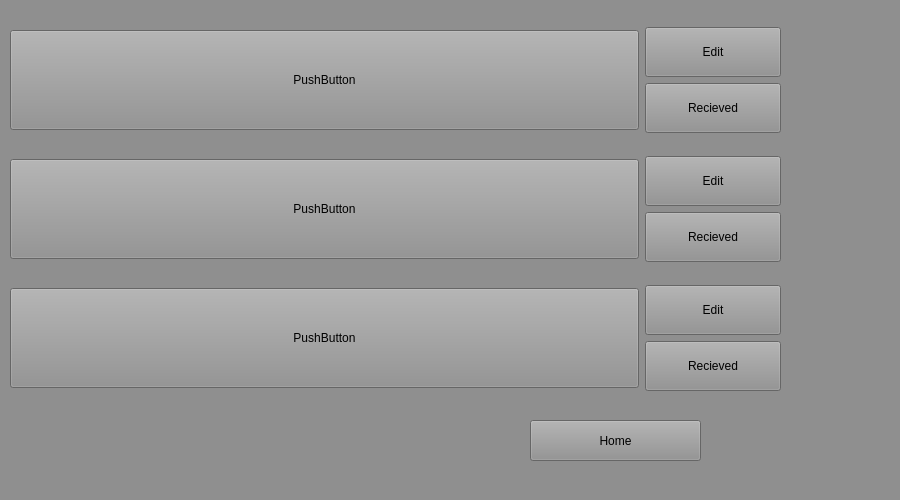
<?xml version="1.0" encoding="UTF-8"?>
<ui version="4.0">
 <class>CategoryButton</class>
 <widget class="QWidget" name="CategoryButton">
  <property name="geometry">
   <rect>
    <x>0</x>
    <y>0</y>
    <width>900</width>
    <height>500</height>
   </rect>
  </property>
  <property name="palette">
   <palette>
    <active>
     <colorrole role="WindowText">
      <brush brushstyle="SolidPattern">
       <color alpha="255">
        <red>0</red>
        <green>0</green>
        <blue>0</blue>
       </color>
      </brush>
     </colorrole>
     <colorrole role="Button">
      <brush brushstyle="SolidPattern">
       <color alpha="255">
        <red>143</red>
        <green>143</green>
        <blue>143</blue>
       </color>
      </brush>
     </colorrole>
     <colorrole role="Light">
      <brush brushstyle="SolidPattern">
       <color alpha="255">
        <red>215</red>
        <green>215</green>
        <blue>215</blue>
       </color>
      </brush>
     </colorrole>
     <colorrole role="Midlight">
      <brush brushstyle="SolidPattern">
       <color alpha="255">
        <red>179</red>
        <green>179</green>
        <blue>179</blue>
       </color>
      </brush>
     </colorrole>
     <colorrole role="Dark">
      <brush brushstyle="SolidPattern">
       <color alpha="255">
        <red>71</red>
        <green>71</green>
        <blue>71</blue>
       </color>
      </brush>
     </colorrole>
     <colorrole role="Mid">
      <brush brushstyle="SolidPattern">
       <color alpha="255">
        <red>95</red>
        <green>95</green>
        <blue>95</blue>
       </color>
      </brush>
     </colorrole>
     <colorrole role="Text">
      <brush brushstyle="SolidPattern">
       <color alpha="255">
        <red>0</red>
        <green>0</green>
        <blue>0</blue>
       </color>
      </brush>
     </colorrole>
     <colorrole role="BrightText">
      <brush brushstyle="SolidPattern">
       <color alpha="255">
        <red>255</red>
        <green>255</green>
        <blue>255</blue>
       </color>
      </brush>
     </colorrole>
     <colorrole role="ButtonText">
      <brush brushstyle="SolidPattern">
       <color alpha="255">
        <red>0</red>
        <green>0</green>
        <blue>0</blue>
       </color>
      </brush>
     </colorrole>
     <colorrole role="Base">
      <brush brushstyle="SolidPattern">
       <color alpha="255">
        <red>255</red>
        <green>255</green>
        <blue>255</blue>
       </color>
      </brush>
     </colorrole>
     <colorrole role="Window">
      <brush brushstyle="SolidPattern">
       <color alpha="255">
        <red>143</red>
        <green>143</green>
        <blue>143</blue>
       </color>
      </brush>
     </colorrole>
     <colorrole role="Shadow">
      <brush brushstyle="SolidPattern">
       <color alpha="255">
        <red>0</red>
        <green>0</green>
        <blue>0</blue>
       </color>
      </brush>
     </colorrole>
     <colorrole role="AlternateBase">
      <brush brushstyle="SolidPattern">
       <color alpha="255">
        <red>199</red>
        <green>199</green>
        <blue>199</blue>
       </color>
      </brush>
     </colorrole>
     <colorrole role="ToolTipBase">
      <brush brushstyle="SolidPattern">
       <color alpha="255">
        <red>255</red>
        <green>255</green>
        <blue>220</blue>
       </color>
      </brush>
     </colorrole>
     <colorrole role="ToolTipText">
      <brush brushstyle="SolidPattern">
       <color alpha="255">
        <red>0</red>
        <green>0</green>
        <blue>0</blue>
       </color>
      </brush>
     </colorrole>
    </active>
    <inactive>
     <colorrole role="WindowText">
      <brush brushstyle="SolidPattern">
       <color alpha="255">
        <red>0</red>
        <green>0</green>
        <blue>0</blue>
       </color>
      </brush>
     </colorrole>
     <colorrole role="Button">
      <brush brushstyle="SolidPattern">
       <color alpha="255">
        <red>143</red>
        <green>143</green>
        <blue>143</blue>
       </color>
      </brush>
     </colorrole>
     <colorrole role="Light">
      <brush brushstyle="SolidPattern">
       <color alpha="255">
        <red>215</red>
        <green>215</green>
        <blue>215</blue>
       </color>
      </brush>
     </colorrole>
     <colorrole role="Midlight">
      <brush brushstyle="SolidPattern">
       <color alpha="255">
        <red>179</red>
        <green>179</green>
        <blue>179</blue>
       </color>
      </brush>
     </colorrole>
     <colorrole role="Dark">
      <brush brushstyle="SolidPattern">
       <color alpha="255">
        <red>71</red>
        <green>71</green>
        <blue>71</blue>
       </color>
      </brush>
     </colorrole>
     <colorrole role="Mid">
      <brush brushstyle="SolidPattern">
       <color alpha="255">
        <red>95</red>
        <green>95</green>
        <blue>95</blue>
       </color>
      </brush>
     </colorrole>
     <colorrole role="Text">
      <brush brushstyle="SolidPattern">
       <color alpha="255">
        <red>0</red>
        <green>0</green>
        <blue>0</blue>
       </color>
      </brush>
     </colorrole>
     <colorrole role="BrightText">
      <brush brushstyle="SolidPattern">
       <color alpha="255">
        <red>255</red>
        <green>255</green>
        <blue>255</blue>
       </color>
      </brush>
     </colorrole>
     <colorrole role="ButtonText">
      <brush brushstyle="SolidPattern">
       <color alpha="255">
        <red>0</red>
        <green>0</green>
        <blue>0</blue>
       </color>
      </brush>
     </colorrole>
     <colorrole role="Base">
      <brush brushstyle="SolidPattern">
       <color alpha="255">
        <red>255</red>
        <green>255</green>
        <blue>255</blue>
       </color>
      </brush>
     </colorrole>
     <colorrole role="Window">
      <brush brushstyle="SolidPattern">
       <color alpha="255">
        <red>143</red>
        <green>143</green>
        <blue>143</blue>
       </color>
      </brush>
     </colorrole>
     <colorrole role="Shadow">
      <brush brushstyle="SolidPattern">
       <color alpha="255">
        <red>0</red>
        <green>0</green>
        <blue>0</blue>
       </color>
      </brush>
     </colorrole>
     <colorrole role="AlternateBase">
      <brush brushstyle="SolidPattern">
       <color alpha="255">
        <red>199</red>
        <green>199</green>
        <blue>199</blue>
       </color>
      </brush>
     </colorrole>
     <colorrole role="ToolTipBase">
      <brush brushstyle="SolidPattern">
       <color alpha="255">
        <red>255</red>
        <green>255</green>
        <blue>220</blue>
       </color>
      </brush>
     </colorrole>
     <colorrole role="ToolTipText">
      <brush brushstyle="SolidPattern">
       <color alpha="255">
        <red>0</red>
        <green>0</green>
        <blue>0</blue>
       </color>
      </brush>
     </colorrole>
    </inactive>
    <disabled>
     <colorrole role="WindowText">
      <brush brushstyle="SolidPattern">
       <color alpha="255">
        <red>71</red>
        <green>71</green>
        <blue>71</blue>
       </color>
      </brush>
     </colorrole>
     <colorrole role="Button">
      <brush brushstyle="SolidPattern">
       <color alpha="255">
        <red>143</red>
        <green>143</green>
        <blue>143</blue>
       </color>
      </brush>
     </colorrole>
     <colorrole role="Light">
      <brush brushstyle="SolidPattern">
       <color alpha="255">
        <red>215</red>
        <green>215</green>
        <blue>215</blue>
       </color>
      </brush>
     </colorrole>
     <colorrole role="Midlight">
      <brush brushstyle="SolidPattern">
       <color alpha="255">
        <red>179</red>
        <green>179</green>
        <blue>179</blue>
       </color>
      </brush>
     </colorrole>
     <colorrole role="Dark">
      <brush brushstyle="SolidPattern">
       <color alpha="255">
        <red>71</red>
        <green>71</green>
        <blue>71</blue>
       </color>
      </brush>
     </colorrole>
     <colorrole role="Mid">
      <brush brushstyle="SolidPattern">
       <color alpha="255">
        <red>95</red>
        <green>95</green>
        <blue>95</blue>
       </color>
      </brush>
     </colorrole>
     <colorrole role="Text">
      <brush brushstyle="SolidPattern">
       <color alpha="255">
        <red>71</red>
        <green>71</green>
        <blue>71</blue>
       </color>
      </brush>
     </colorrole>
     <colorrole role="BrightText">
      <brush brushstyle="SolidPattern">
       <color alpha="255">
        <red>255</red>
        <green>255</green>
        <blue>255</blue>
       </color>
      </brush>
     </colorrole>
     <colorrole role="ButtonText">
      <brush brushstyle="SolidPattern">
       <color alpha="255">
        <red>71</red>
        <green>71</green>
        <blue>71</blue>
       </color>
      </brush>
     </colorrole>
     <colorrole role="Base">
      <brush brushstyle="SolidPattern">
       <color alpha="255">
        <red>143</red>
        <green>143</green>
        <blue>143</blue>
       </color>
      </brush>
     </colorrole>
     <colorrole role="Window">
      <brush brushstyle="SolidPattern">
       <color alpha="255">
        <red>143</red>
        <green>143</green>
        <blue>143</blue>
       </color>
      </brush>
     </colorrole>
     <colorrole role="Shadow">
      <brush brushstyle="SolidPattern">
       <color alpha="255">
        <red>0</red>
        <green>0</green>
        <blue>0</blue>
       </color>
      </brush>
     </colorrole>
     <colorrole role="AlternateBase">
      <brush brushstyle="SolidPattern">
       <color alpha="255">
        <red>143</red>
        <green>143</green>
        <blue>143</blue>
       </color>
      </brush>
     </colorrole>
     <colorrole role="ToolTipBase">
      <brush brushstyle="SolidPattern">
       <color alpha="255">
        <red>255</red>
        <green>255</green>
        <blue>220</blue>
       </color>
      </brush>
     </colorrole>
     <colorrole role="ToolTipText">
      <brush brushstyle="SolidPattern">
       <color alpha="255">
        <red>0</red>
        <green>0</green>
        <blue>0</blue>
       </color>
      </brush>
     </colorrole>
    </disabled>
   </palette>
  </property>
  <property name="windowTitle">
   <string>Form</string>
  </property>
  <widget class="QPushButton" name="pushButton_home">
   <property name="geometry">
    <rect>
     <x>530</x>
     <y>420</y>
     <width>171</width>
     <height>41</height>
    </rect>
   </property>
   <property name="text">
    <string>Home</string>
   </property>
  </widget>
  <widget class="QWidget" name="layoutWidget">
   <property name="geometry">
    <rect>
     <x>10</x>
     <y>10</y>
     <width>771</width>
     <height>401</height>
    </rect>
   </property>
   <layout class="QVBoxLayout" name="verticalLayout">
    <item>
     <layout class="QHBoxLayout" name="horizontalLayout">
      <item>
       <widget class="QPushButton" name="pushButton_item1">
        <property name="minimumSize">
         <size>
          <width>629</width>
          <height>100</height>
         </size>
        </property>
        <property name="text">
         <string>PushButton</string>
        </property>
       </widget>
      </item>
      <item>
       <layout class="QVBoxLayout" name="verticalLayout_2">
        <item>
         <widget class="QPushButton" name="pushButton_edit1">
          <property name="minimumSize">
           <size>
            <width>75</width>
            <height>50</height>
           </size>
          </property>
          <property name="text">
           <string>Edit</string>
          </property>
         </widget>
        </item>
        <item>
         <widget class="QPushButton" name="pushButton_rec1">
          <property name="minimumSize">
           <size>
            <width>0</width>
            <height>50</height>
           </size>
          </property>
          <property name="text">
           <string>Recieved</string>
          </property>
         </widget>
        </item>
       </layout>
      </item>
     </layout>
    </item>
    <item>
     <layout class="QHBoxLayout" name="horizontalLayout_2">
      <item>
       <widget class="QPushButton" name="pushButton_item2">
        <property name="minimumSize">
         <size>
          <width>629</width>
          <height>100</height>
         </size>
        </property>
        <property name="text">
         <string>PushButton</string>
        </property>
       </widget>
      </item>
      <item>
       <layout class="QVBoxLayout" name="verticalLayout_4">
        <item>
         <widget class="QPushButton" name="pushButton_edit2">
          <property name="minimumSize">
           <size>
            <width>75</width>
            <height>50</height>
           </size>
          </property>
          <property name="text">
           <string>Edit</string>
          </property>
         </widget>
        </item>
        <item>
         <widget class="QPushButton" name="pushButton_rec2">
          <property name="minimumSize">
           <size>
            <width>0</width>
            <height>50</height>
           </size>
          </property>
          <property name="text">
           <string>Recieved</string>
          </property>
         </widget>
        </item>
       </layout>
      </item>
     </layout>
    </item>
    <item>
     <layout class="QHBoxLayout" name="horizontalLayout_3">
      <item>
       <widget class="QPushButton" name="pushButton_item3">
        <property name="minimumSize">
         <size>
          <width>629</width>
          <height>100</height>
         </size>
        </property>
        <property name="text">
         <string>PushButton</string>
        </property>
       </widget>
      </item>
      <item>
       <layout class="QVBoxLayout" name="verticalLayout_5">
        <item>
         <widget class="QPushButton" name="pushButton_edit3">
          <property name="minimumSize">
           <size>
            <width>75</width>
            <height>50</height>
           </size>
          </property>
          <property name="text">
           <string>Edit</string>
          </property>
         </widget>
        </item>
        <item>
         <widget class="QPushButton" name="pushButton_rec3">
          <property name="minimumSize">
           <size>
            <width>0</width>
            <height>50</height>
           </size>
          </property>
          <property name="text">
           <string>Recieved</string>
          </property>
         </widget>
        </item>
       </layout>
      </item>
     </layout>
    </item>
   </layout>
  </widget>
 </widget>
 <resources/>
 <connections/>
</ui>
